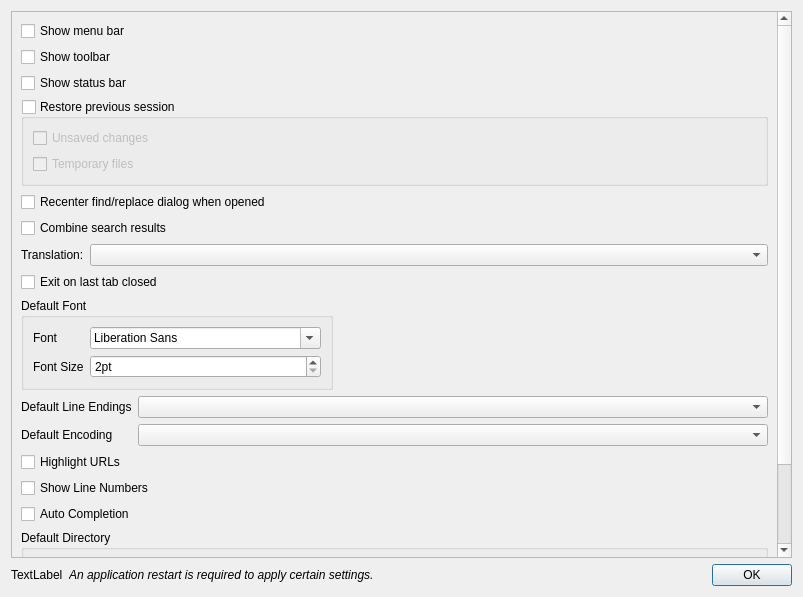
<?xml version="1.0" encoding="UTF-8"?>
<ui version="4.0">
 <class>PreferencesDialog</class>
 <widget class="QDialog" name="PreferencesDialog">
  <property name="geometry">
   <rect>
    <x>0</x>
    <y>0</y>
    <width>803</width>
    <height>597</height>
   </rect>
  </property>
  <property name="windowTitle">
   <string>Preferences</string>
  </property>
  <layout class="QVBoxLayout" name="verticalLayout">
   <item>
    <widget class="QScrollArea" name="scrollArea">
     <property name="widgetResizable">
      <bool>true</bool>
     </property>
     <widget class="QWidget" name="scrollAreaWidgetContents">
      <property name="geometry">
       <rect>
        <x>0</x>
        <y>-99</y>
        <width>769</width>
        <height>644</height>
       </rect>
      </property>
      <layout class="QVBoxLayout" name="verticalLayout_4">
       <item>
        <layout class="QVBoxLayout" name="verticalLayout_2">
         <item>
          <widget class="QCheckBox" name="checkBoxMenuBar">
           <property name="text">
            <string>Show menu bar</string>
           </property>
          </widget>
         </item>
         <item>
          <widget class="QCheckBox" name="checkBoxToolBar">
           <property name="text">
            <string>Show toolbar</string>
           </property>
          </widget>
         </item>
         <item>
          <widget class="QCheckBox" name="checkBoxStatusBar">
           <property name="text">
            <string>Show status bar</string>
           </property>
          </widget>
         </item>
         <item>
          <widget class="QGroupBox" name="gbxRestorePreviousSession">
           <property name="title">
            <string>Restore previous session</string>
           </property>
           <property name="checkable">
            <bool>true</bool>
           </property>
           <property name="checked">
            <bool>false</bool>
           </property>
           <layout class="QVBoxLayout" name="verticalLayout_3">
            <item>
             <widget class="QCheckBox" name="checkBoxUnsavedFiles">
              <property name="text">
               <string>Unsaved changes</string>
              </property>
             </widget>
            </item>
            <item>
             <widget class="QCheckBox" name="checkBoxRestoreTempFiles">
              <property name="text">
               <string>Temporary files</string>
              </property>
             </widget>
            </item>
           </layout>
          </widget>
         </item>
        </layout>
       </item>
       <item>
        <widget class="QCheckBox" name="checkBoxRecenterSearchDialog">
         <property name="text">
          <string>Recenter find/replace dialog when opened</string>
         </property>
        </widget>
       </item>
       <item>
        <widget class="QCheckBox" name="checkBoxCombineSearchResults">
         <property name="text">
          <string>Combine search results</string>
         </property>
        </widget>
       </item>
       <item>
        <layout class="QFormLayout" name="formLayout">
         <property name="labelAlignment">
          <set>Qt::AlignLeading|Qt::AlignLeft|Qt::AlignVCenter</set>
         </property>
         <property name="formAlignment">
          <set>Qt::AlignLeading|Qt::AlignLeft|Qt::AlignTop</set>
         </property>
         <item row="0" column="1">
          <widget class="QComboBox" name="comboBoxTranslation"/>
         </item>
         <item row="0" column="0">
          <widget class="QLabel" name="label">
           <property name="text">
            <string>Translation:</string>
           </property>
          </widget>
         </item>
        </layout>
       </item>
       <item>
        <widget class="QCheckBox" name="checkBoxExitOnLastTabClosed">
         <property name="text">
          <string>Exit on last tab closed</string>
         </property>
        </widget>
       </item>
       <item>
        <layout class="QHBoxLayout" name="horizontalLayout">
         <item>
          <widget class="QGroupBox" name="groupBox">
           <property name="title">
            <string>Default Font</string>
           </property>
           <layout class="QFormLayout" name="formLayout_2">
            <item row="1" column="0">
             <widget class="QLabel" name="label_2">
              <property name="text">
               <string>Font</string>
              </property>
             </widget>
            </item>
            <item row="1" column="1">
             <widget class="QFontComboBox" name="fcbDefaultFont"/>
            </item>
            <item row="3" column="0">
             <widget class="QLabel" name="label_3">
              <property name="text">
               <string>Font Size</string>
              </property>
             </widget>
            </item>
            <item row="3" column="1">
             <widget class="QSpinBox" name="spbDefaultFontSize">
              <property name="suffix">
               <string>pt</string>
              </property>
              <property name="minimum">
               <number>2</number>
              </property>
              <property name="maximum">
               <number>48</number>
              </property>
             </widget>
            </item>
           </layout>
          </widget>
         </item>
         <item>
          <spacer name="horizontalSpacer">
           <property name="orientation">
            <enum>Qt::Horizontal</enum>
           </property>
           <property name="sizeHint" stdset="0">
            <size>
             <width>40</width>
             <height>20</height>
            </size>
           </property>
          </spacer>
         </item>
        </layout>
       </item>
       <item>
        <layout class="QFormLayout" name="formLayout_3">
         <item row="0" column="0">
          <widget class="QLabel" name="label_4">
           <property name="text">
            <string>Default Line Endings</string>
           </property>
          </widget>
         </item>
         <item row="0" column="1">
          <widget class="QComboBox" name="comboBoxLineEndings"/>
         </item>
         <item row="1" column="0">
          <widget class="QLabel" name="labelDefaultEncoding">
           <property name="text">
            <string>Default Encoding</string>
           </property>
          </widget>
         </item>
         <item row="1" column="1">
          <widget class="QComboBox" name="comboBoxDefaultEncoding"/>
         </item>
        </layout>
       </item>
       <item>
        <widget class="QCheckBox" name="checkBoxHighlightURLs">
         <property name="text">
          <string>Highlight URLs</string>
         </property>
        </widget>
       </item>
       <item>
        <widget class="QCheckBox" name="checkBoxShowLineNumbers">
         <property name="text">
          <string>Show Line Numbers</string>
         </property>
        </widget>
       </item>
       <item>
        <widget class="QCheckBox" name="checkBoxAutoCompletion">
         <property name="text">
          <string>Auto Completion</string>
         </property>
        </widget>
       </item>
       <item>
        <widget class="QGroupBox" name="groupBox_2">
         <property name="title">
          <string>Default Directory</string>
         </property>
         <layout class="QVBoxLayout" name="verticalLayout_5">
          <item>
           <widget class="QRadioButton" name="radioFollowCurrentDirectory">
            <property name="text">
             <string>Follow Current Document</string>
            </property>
           </widget>
          </item>
          <item>
           <widget class="QRadioButton" name="radioLastUsedDirectory">
            <property name="text">
             <string>Last Used Directory</string>
            </property>
           </widget>
          </item>
          <item>
           <layout class="QHBoxLayout" name="horizontalLayout_2">
            <item>
             <widget class="QRadioButton" name="radioHardCoded">
              <property name="text">
               <string/>
              </property>
             </widget>
            </item>
            <item>
             <widget class="QLineEdit" name="txtHardCodedPath"/>
            </item>
            <item>
             <widget class="QToolButton" name="btnSelectHardCodedPath">
              <property name="text">
               <string>...</string>
              </property>
             </widget>
            </item>
           </layout>
          </item>
         </layout>
        </widget>
       </item>
       <item>
        <spacer name="verticalSpacer">
         <property name="orientation">
          <enum>Qt::Vertical</enum>
         </property>
         <property name="sizeHint" stdset="0">
          <size>
           <width>20</width>
           <height>40</height>
          </size>
         </property>
        </spacer>
       </item>
      </layout>
     </widget>
    </widget>
   </item>
   <item>
    <layout class="QHBoxLayout" name="layoutAppRestart">
     <item>
      <widget class="QLabel" name="labelAppRestartIcon">
       <property name="text">
        <string>TextLabel</string>
       </property>
      </widget>
     </item>
     <item>
      <widget class="QLabel" name="labelAppRestart">
       <property name="font">
        <font>
         <italic>true</italic>
        </font>
       </property>
       <property name="text">
        <string>An application restart is required to apply certain settings.</string>
       </property>
      </widget>
     </item>
     <item>
      <widget class="QDialogButtonBox" name="buttonBox">
       <property name="orientation">
        <enum>Qt::Horizontal</enum>
       </property>
       <property name="standardButtons">
        <set>QDialogButtonBox::Ok</set>
       </property>
      </widget>
     </item>
    </layout>
   </item>
  </layout>
 </widget>
 <resources/>
 <connections>
  <connection>
   <sender>buttonBox</sender>
   <signal>accepted()</signal>
   <receiver>PreferencesDialog</receiver>
   <slot>accept()</slot>
   <hints>
    <hint type="sourcelabel">
     <x>792</x>
     <y>586</y>
    </hint>
    <hint type="destinationlabel">
     <x>157</x>
     <y>274</y>
    </hint>
   </hints>
  </connection>
  <connection>
   <sender>buttonBox</sender>
   <signal>rejected()</signal>
   <receiver>PreferencesDialog</receiver>
   <slot>reject()</slot>
   <hints>
    <hint type="sourcelabel">
     <x>792</x>
     <y>586</y>
    </hint>
    <hint type="destinationlabel">
     <x>286</x>
     <y>274</y>
    </hint>
   </hints>
  </connection>
 </connections>
</ui>
